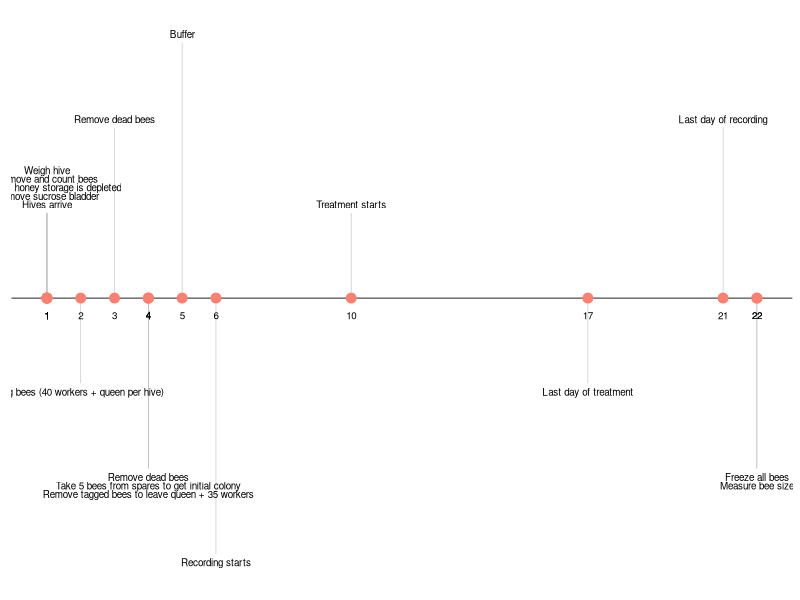

This chart was generated by the following R code:
#import data
df <- read.csv('../Data/timeline.csv')

#import packages
library(ggplot2)
library(scales)

#Data Wrangling
positions <- c(0.5, -0.5, 1.0, -1.0, 1.5, -1.5)
directions <- c(1, -1)

line_pos <- data.frame(
    "Day"=unique(df$Day),
    "position"=rep(positions, length.out=length(unique(df$Day))),
    "direction"=rep(directions, length.out=length(unique(df$Day)))
)

df <- merge(x=df, y=line_pos, by="Day", all = TRUE)
df <- df[with(df, order(Day)), ]

text_offset <- 0.05

df$month_count <- ave(df$Day==df$Day, df$Day, FUN=cumsum)
df$text_position <- (df$month_count * text_offset * df$direction) + df$position


#### PLOT ####
p<-ggplot(df,aes(x=Day,y=0, label=Task))
p<-p+labs(col="Task")
#p<-p+scale_color_manual(values=status_colors, labels=status_levels, drop = FALSE)
p<-p+theme_classic()

# Plot horizontal black line for timeline
p<-p+geom_hline(yintercept=0, 
                color = "black", size=0.3)

# Plot vertical segment lines for Tasks
p<-p+geom_segment(data=df, aes(y=position,yend=0,xend=Day), color='grey', size=0.2)

# Plot scatter points at zero and Day
p<-p+geom_point(aes(y=0), colour="salmon", size=3)

# Don't show axes, appropriately position legend
p<-p+theme(axis.line.y=element_blank(),
                 axis.text.y=element_blank(),
                 axis.title.x=element_blank(),
                 axis.title.y=element_blank(),
                 axis.ticks.y=element_blank(),
                 axis.text.x =element_blank(),
                 axis.ticks.x =element_blank(),
                 axis.line.x =element_blank(),
                 legend.position = "none"
                )

# Show text for each month
p<-p+geom_text(data=df, aes(x=Day,y=-0.1,label=Day),size=2.5,vjust=0.5, color='black')

# Show text for each Task
p<-p+geom_text(aes(y=df$text_position,label=df$Task),size=2.5)

#print as pdf
pdf("../Figures/timeline.pdf", 20, 6)
    p
graphics.off();